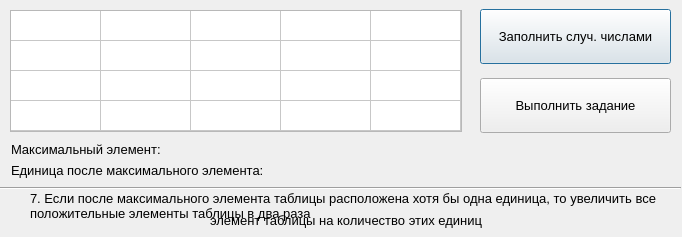
<?xml version="1.0" encoding="UTF-8"?>
<ui version="4.0">
 <class>Dialog</class>
 <widget class="QDialog" name="Dialog">
  <property name="geometry">
   <rect>
    <x>0</x>
    <y>0</y>
    <width>682</width>
    <height>237</height>
   </rect>
  </property>
  <property name="minimumSize">
   <size>
    <width>682</width>
    <height>237</height>
   </size>
  </property>
  <property name="maximumSize">
   <size>
    <width>682</width>
    <height>237</height>
   </size>
  </property>
  <property name="windowTitle">
   <string>Dialog</string>
  </property>
  <widget class="QTableWidget" name="tableWidget">
   <property name="enabled">
    <bool>true</bool>
   </property>
   <property name="geometry">
    <rect>
     <x>10</x>
     <y>10</y>
     <width>452</width>
     <height>122</height>
    </rect>
   </property>
   <property name="minimumSize">
    <size>
     <width>441</width>
     <height>0</height>
    </size>
   </property>
   <property name="maximumSize">
    <size>
     <width>455</width>
     <height>220</height>
    </size>
   </property>
   <property name="font">
    <font>
     <pointsize>10</pointsize>
    </font>
   </property>
   <property name="rowCount">
    <number>4</number>
   </property>
   <attribute name="horizontalHeaderVisible">
    <bool>false</bool>
   </attribute>
   <attribute name="horizontalHeaderCascadingSectionResizes">
    <bool>false</bool>
   </attribute>
   <attribute name="horizontalHeaderDefaultSectionSize">
    <number>90</number>
   </attribute>
   <attribute name="horizontalHeaderMinimumSectionSize">
    <number>55</number>
   </attribute>
   <attribute name="verticalHeaderVisible">
    <bool>false</bool>
   </attribute>
   <attribute name="verticalHeaderHighlightSections">
    <bool>false</bool>
   </attribute>
   <row>
    <property name="text">
     <string/>
    </property>
   </row>
   <row>
    <property name="text">
     <string/>
    </property>
   </row>
   <row>
    <property name="text">
     <string/>
    </property>
   </row>
   <row>
    <property name="text">
     <string/>
    </property>
   </row>
   <column>
    <property name="text">
     <string>C1</string>
    </property>
   </column>
   <column>
    <property name="text">
     <string>C2</string>
    </property>
   </column>
   <column>
    <property name="text">
     <string>C3</string>
    </property>
   </column>
   <column>
    <property name="text">
     <string>C4</string>
    </property>
   </column>
   <column>
    <property name="text">
     <string>C5</string>
    </property>
   </column>
  </widget>
  <widget class="QPushButton" name="btn_random_number">
   <property name="geometry">
    <rect>
     <x>480</x>
     <y>9</y>
     <width>191</width>
     <height>55</height>
    </rect>
   </property>
   <property name="font">
    <font>
     <family>Arial</family>
     <pointsize>10</pointsize>
    </font>
   </property>
   <property name="text">
    <string>Заполнить случ. числами</string>
   </property>
  </widget>
  <widget class="QPushButton" name="btn_solve">
   <property name="geometry">
    <rect>
     <x>480</x>
     <y>78</y>
     <width>191</width>
     <height>55</height>
    </rect>
   </property>
   <property name="font">
    <font>
     <family>Arial</family>
     <pointsize>10</pointsize>
    </font>
   </property>
   <property name="text">
    <string>Выполнить задание</string>
   </property>
  </widget>
  <widget class="QLabel" name="label_max_el">
   <property name="geometry">
    <rect>
     <x>11</x>
     <y>141</y>
     <width>651</width>
     <height>16</height>
    </rect>
   </property>
   <property name="font">
    <font>
     <family>Arial</family>
     <pointsize>10</pointsize>
    </font>
   </property>
   <property name="text">
    <string>Максимальный элемент:</string>
   </property>
  </widget>
  <widget class="QLabel" name="label_sum">
   <property name="geometry">
    <rect>
     <x>11</x>
     <y>160</y>
     <width>651</width>
     <height>20</height>
    </rect>
   </property>
   <property name="font">
    <font>
     <family>Arial</family>
     <pointsize>10</pointsize>
    </font>
   </property>
   <property name="text">
    <string>Единица после максимального элемента:</string>
   </property>
  </widget>
  <widget class="QLabel" name="label_task_1">
   <property name="geometry">
    <rect>
     <x>30</x>
     <y>190</y>
     <width>631</width>
     <height>31</height>
    </rect>
   </property>
   <property name="font">
    <font>
     <family>Arial</family>
     <pointsize>10</pointsize>
    </font>
   </property>
   <property name="text">
    <string>7. Если после максимального элемента таблицы расположена хотя бы одна единица, то увеличить все
положительные элементы таблицы в два раза</string>
   </property>
  </widget>
  <widget class="QLabel" name="label_task_2">
   <property name="geometry">
    <rect>
     <x>210</x>
     <y>210</y>
     <width>281</width>
     <height>21</height>
    </rect>
   </property>
   <property name="font">
    <font>
     <family>Arial</family>
     <pointsize>10</pointsize>
    </font>
   </property>
   <property name="text">
    <string>элемент таблицы на количество этих единиц</string>
   </property>
  </widget>
  <widget class="QLabel" name="label_error">
   <property name="geometry">
    <rect>
     <x>350</x>
     <y>144</y>
     <width>321</width>
     <height>31</height>
    </rect>
   </property>
   <property name="font">
    <font>
     <family>Arial</family>
     <pointsize>13</pointsize>
     <weight>50</weight>
     <bold>false</bold>
    </font>
   </property>
   <property name="styleSheet">
    <string notr="true">color: rgb(170, 0, 0);</string>
   </property>
   <property name="text">
    <string/>
   </property>
  </widget>
  <widget class="Line" name="line">
   <property name="geometry">
    <rect>
     <x>0</x>
     <y>180</y>
     <width>681</width>
     <height>16</height>
    </rect>
   </property>
   <property name="orientation">
    <enum>Qt::Horizontal</enum>
   </property>
  </widget>
 </widget>
 <resources/>
 <connections/>
</ui>
